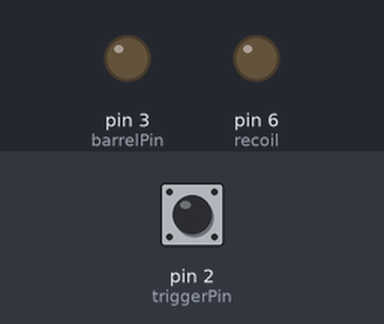
A sketch run on a simulated Arduino Uno, built with avr-gcc and run on an emulated ATmega328P. On the bench: output pins drawn as LEDs (lit = HIGH). Dashed ring = blinking. Inputs (shaded band) come from the test bench; at power-on: pin 2 (triggerPin) HIGH.

Above: at 1.2 s.
1.3 s: pin 2 (triggerPin) pulled LOW for 0.15 s
At 1.31 s:
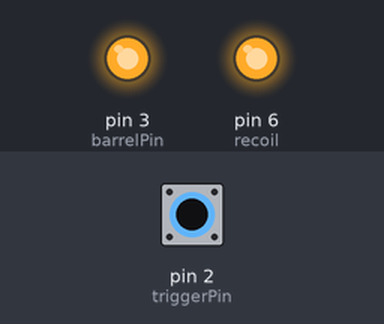
2.9 s: pin 2 (triggerPin) pulled LOW for 3.2 s
At 2.98 s:
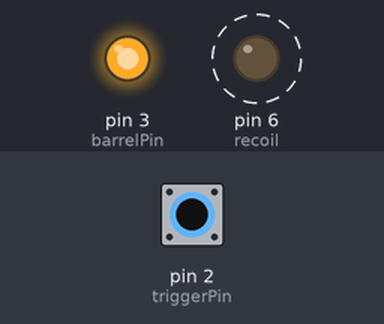
Timing chart, 0 to 7.7 s (numbered marks = the images above; inputs shaded):
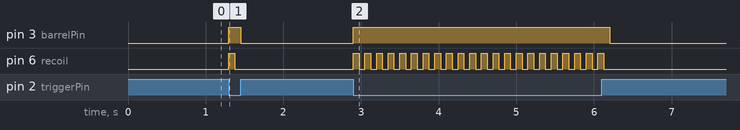

The sketch:

bl3InfinityPistolv2.ino
```cpp
/*==========================
  Variables
  ==========================*/
const int triggerPin = 2;
const int barrelPin = 3;
const int recoil = 6;
const int recoilDelay = 75;
const int barrelDelay = 50;
int buttonState = 0;
int pwmValue;

//int speedValue = 5;

void setup() {
  Serial.begin(9600);
  pinMode(triggerPin, INPUT_PULLUP);
  pinMode(barrelPin, OUTPUT);
  pinMode(recoil, OUTPUT);
}

void loop()
{
  buttonState = digitalRead(triggerPin);

  if (buttonState == HIGH) {
    digitalWrite(barrelPin, LOW);
    digitalWrite(recoil, LOW);
  } else {
    digitalWrite(barrelPin, HIGH);
    recoilBarrel();
  }
}

/*
void barrelSpeedUp()
{
  int barrelSpeed;
  Serial.println("in Function");
  for (int barrelSpeed = 0; barrelSpeed <= 255; barrelSpeed += 5) {
    analogWrite(barrelPin, barrelSpeed);
    delay(barrelDelay);
    Serial.println("in for loop");
  }
  if (barrelSpeed > 250) {
    digitalWrite(barrelPin, HIGH);
  }
}*/

void recoilBarrel()
{
  digitalWrite(recoil, HIGH);
  delay(recoilDelay);
  digitalWrite(recoil, LOW);
  delay(recoilDelay);
}
```

Measured:
- after the input at 1.3 s, pin 3 (barrelPin): LOW → HIGH at once, → LOW 0.15 s later; pin 6 (recoil): LOW → HIGH at once, → LOW 0.08 s later
- after the input at 2.9 s, pin 3 (barrelPin): LOW → HIGH at once, → LOW 3.3 s later; pin 6 (recoil): alternates HIGH for 0.08 s and LOW for 0.08 s, 44 changes in all, then stays LOW, starting at once
